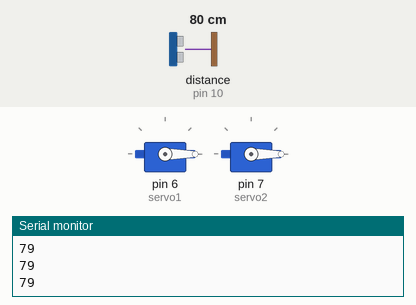
The sketch below on a simulated Arduino Uno, built with avr-gcc and run on an emulated ATmega328P. Parts: 2 × servo, the last lines printed to the serial monitor. Wiring (inferred from the names in the program): ultrasonic range finder: trigger pin 9; echo pin 10. Inputs (shaded band) come from the test bench; at power-on: distance to the obstacle (sensor on pin 10) 80 cm. The echo pulse lasts 58.3 µs per cm.

Above: at 1.2 s.
1.3 s: distance to the obstacle (sensor on pin 10) set to 12 cm
2.8 s: distance to the obstacle (sensor on pin 10) set to 9 cm
At 3.4 s:
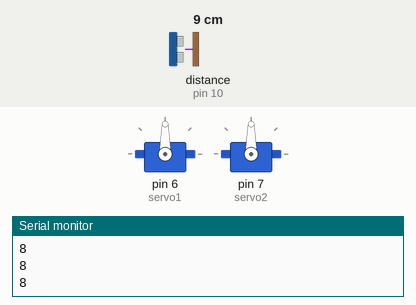
4.3 s: distance to the obstacle (sensor on pin 10) set to 18 cm
At 5.1 s:
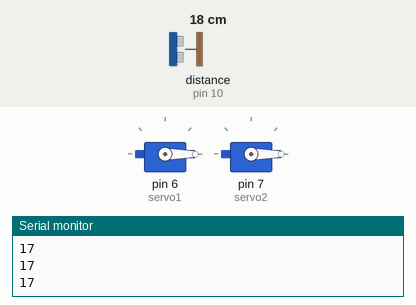
5.8 s: distance to the obstacle (sensor on pin 10) set to 2 cm
At 7.1 s:
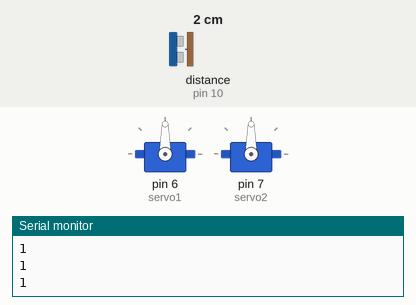
Timing chart, 0 to 8.3 s (numbered marks = the images above; inputs shaded):
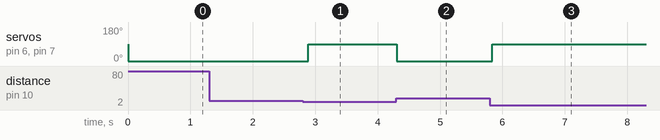

Measured:
- the behaviour switches between 11 and 10 cm on distance to the obstacle (sensor on pin 10) (found by bisection; images 0 and 1)
- after the input at 2.8 s, servo on pin 6 (servo1), servo on pin 7 (servo2): 0° → 90° after 0.09 s
- after the input at 4.3 s, servo on pin 6 (servo1), servo on pin 7 (servo2): 90° → 0° at once
- after the input at 5.8 s, servo on pin 6 (servo1), servo on pin 7 (servo2): 0° → 90° at once

The sketch:

servo_ultrasonic_control.ino
```cpp
#include <Servo.h>
Servo servo1;
Servo servo2;
int trigPin = 9;
int echoPin = 10;
void setup() {
  Serial.begin(9600);
  servo1.attach(6);
  servo2.attach(7);
  pinMode(trigPin, OUTPUT);
  pinMode(echoPin, INPUT);
}
void loop() {
  digitalWrite(trigPin, LOW); delayMicroseconds(2);
  digitalWrite(trigPin, HIGH); delayMicroseconds(10); digitalWrite(trigPin, LOW);
  long duration = pulseIn(echoPin, HIGH);
  int distance = duration * 0.034 / 2;
  Serial.println(distance);
  if (distance < 10) {
    servo1.write(90); servo2.write(90);
  } else {
    servo1.write(0); servo2.write(0);
  }
  delay(100);
}
```
